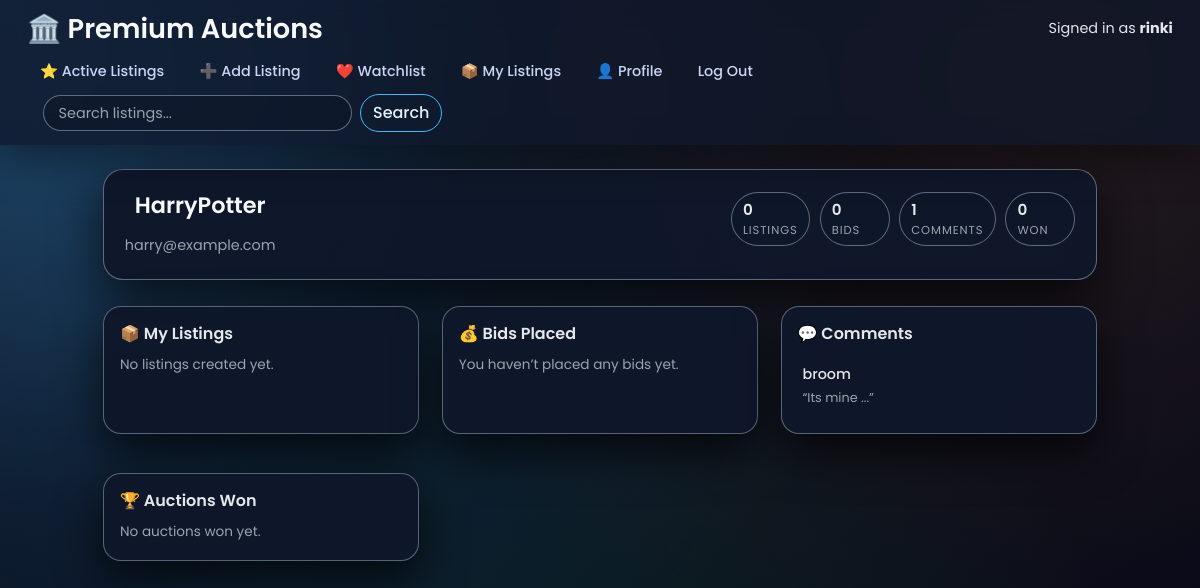
Page /profile/HarryPotter/ (signed in) on the earlier database version.
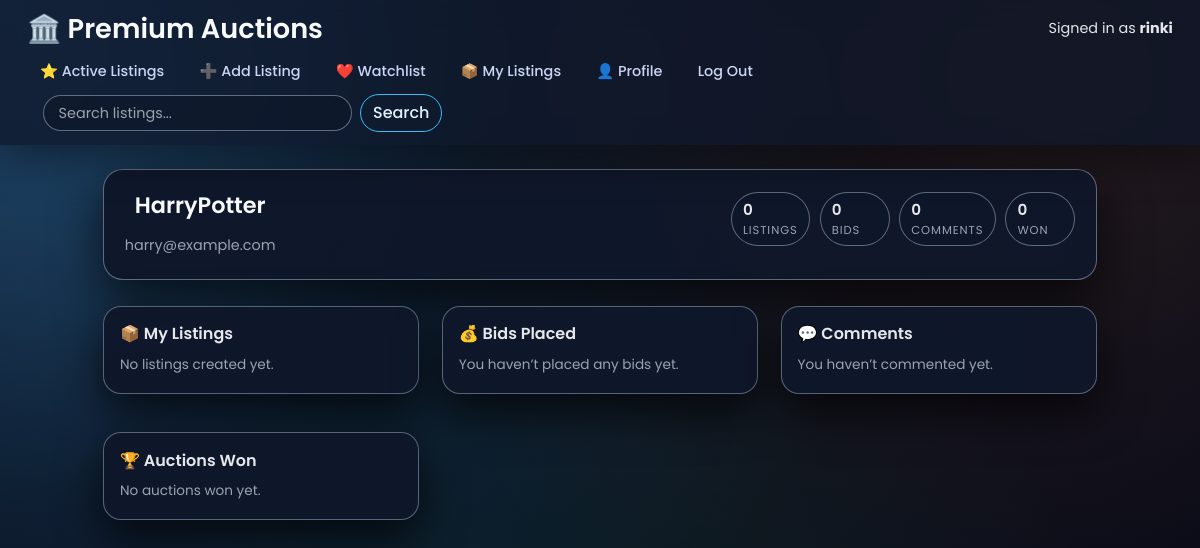
Same page on the later database version.
### auctions/models.py (models this page shows, shortened)
class Comments(models.Model):
    user = models.ForeignKey(User,on_delete=models.CASCADE,related_name="user")
    listing = models.ForeignKey(Listings,on_delete=models.CASCADE,related_name="listing")
    comment = models.TextField(null=True)
    posted_at = models.DateTimeField(auto_now_add=True)

class Listings(models.Model):
    name = models.CharField(max_length=255)
    image = models.ImageField(upload_to='listing_images/', null=True, blank=True)
    bid_open = models.BooleanField(default=True)
    starting_bid = models.FloatField(default=0.0)
    ending_bid = models.FloatField(null=True, blank=True)
    description = models.TextField()
    owner = models.ForeignKey('User', on_delete=models.CASCADE, related_name="listings")
    created_at = models.DateTimeField(auto_now_add=True)
    winner = models.ForeignKey('User', null=True, blank=True, on_delete=models.SET_NULL, related_name="auctions_won")
    category = models.CharField(max_length=30, choices=CATEGORY_CHOICES, default="art")

### auctions/views.py (the view)
# urls.py: path("profile/<str:username>/", views.profile, name="profile"),
@login_required
def profile(request, username):
    profile_user = get_object_or_404(User, username=username)
    user_listings = Listings.objects.filter(owner=profile_user)
    user_bids = Bidding.objects.filter(bidder=profile_user)
    user_comments = Comments.objects.filter(user=profile_user)
    auctions_won = Listings.objects.filter(winner=profile_user)
    return render(request, "auctions/profile.html", {
        "profile_user": profile_user,
        "user_listings": user_listings,
        "user_bids": user_bids,
        "user_comments": user_comments,
        "auctions_won": auctions_won
    })

### auctions/templates/auctions/profile.html (shortened to what the changed rows need)
{% extends "auctions/layout.html" %}
{% block body %}
<div class="container mt-4 profile-page">
    <div class="profile-header">
        <div class="profile-header-main">
            <h2 class="profile-username">{{ profile_user.username }}</h2>
        </div>
        <div class="profile-stats">
            <div class="profile-stat">
                <span class="stat-number">{{ user_comments|length }}</span>
                <span class="stat-label">Comments</span>
            </div>
        </div>
    </div>
    <div class="profile-sections-grid">
        <div class="profile-section">
            <h3>💬 Comments</h3>
            {% if user_comments %}
                <ul class="profile-list">
                    {% for c in user_comments %}
                    <li class="profile-list-item">
                        <div class="pli-main">
                            <a href="{% url 'list' c.listing.id %}" class="pli-title">
                                {{ c.listing.name }}
                            </a>
                        </div>
                        <div class="pli-sub">
                            “{{ c.comment|truncatechars:80 }}”
                        </div>
                    </li>
                    {% endfor %}
                </ul>
            {% else %}
                <p class="profile-empty">You haven’t commented yet.</p>
            {% endif %}
        </div>
    </div>
</div>
{% endblock %}

Differences in the rows shown:
removed Comments: listing.name "broom", comment "Its mine ..."
Other differences:
{{ user_comments|length }}: "1" → "0"
text now shown: "You haven’t commented yet."
